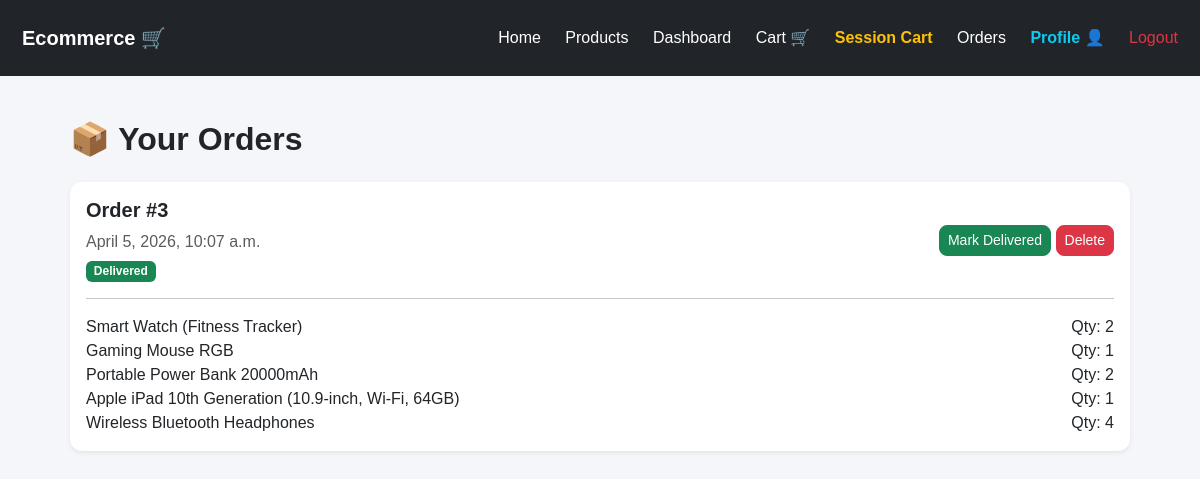
Page /orders/ (signed in) on the committed database.
### shop/models.py (models this page shows, shortened)
class Order(models.Model):
    STATUS_CHOICES = [
        ('Pending', 'Pending'),
        ('Shipped', 'Shipped'),
        ('Delivered', 'Delivered'),
    ]
    user = models.ForeignKey(User, on_delete=models.CASCADE)
    order_date = models.DateTimeField(auto_now_add=True)
    complete = models.BooleanField(default=False)
    status = models.CharField(max_length=20, choices=STATUS_CHOICES, default='Pending')

class OrderItem(models.Model):
    order = models.ForeignKey(Order, on_delete=models.CASCADE, related_name='items')
    product = models.ForeignKey(Product, on_delete=models.CASCADE)
    quantity = models.IntegerField()

class Product(models.Model):
    name = models.CharField(max_length=100)
    description = models.TextField()
    price = models.DecimalField(max_digits=10, decimal_places=2)
    stock = models.IntegerField()

### shop/views.py (the view)
# urls.py: path('orders/', views.order_list, name='orders'),
@login_required
def order_list(request):
    orders = Order.objects.filter(user=request.user)
    return render(request, 'orders.html', {'orders': orders})

### shop/templates/orders.html
{% extends 'base.html' %}
{% block content %}
<h2 class="mb-4 fw-bold">📦 Your Orders</h2>
{% for order in orders %}
<div class="card shadow-sm mb-4 p-3">
    <div class="d-flex justify-content-between align-items-center">
        <div>
            <h5 class="fw-bold">Order #{{ order.id }}</h5>
            <p class="text-muted mb-1">{{ order.order_date }}</p>
            <span class="badge
                {% if order.status == 'Pending' %}bg-warning
                {% elif order.status == 'Shipped' %}bg-info
                {% else %}bg-success{% endif %}">
                {{ order.status }}
            </span>
        </div>
        <div>
            <a href="{% url 'update_order' order.id %}"
               class="btn btn-sm btn-success">
               Mark Delivered
            </a>
            <a href="{% url 'delete_order' order.id %}"
               class="btn btn-sm btn-danger">
               Delete
            </a>
        </div>
    </div>
    <hr>
    {% for item in order.items.all %}
        <div class="d-flex justify-content-between">
            <span>{{ item.product.name }}</span>
            <span>Qty: {{ item.quantity }}</span>
        </div>
    {% empty %}
        <p>No items</p>
    {% endfor %}
</div>
{% empty %}
<div class="text-center mt-5">
    <h5>No orders yet 😕</h5>
</div>
{% endfor %}
{% endblock %}

### shop/templates/base.html (style rules this page uses)
body { font-family: Arial; background: #f4f6f9; }
.card { border: none; border-radius: 12px; background: white; box-shadow: 0 6px 18px rgba(0,0,0,0.08); transition: 0.3s; }
.btn { border-radius: 8px; }

### rows in the picture
Order: id "3", order_date "April 5, 2026, 10:07 a.m.", status "Delivered"
OrderItem: product.name "Smart Watch (Fitness Tracker)", quantity "2"
OrderItem: product.name "Gaming Mouse RGB", quantity "1"
OrderItem: product.name "Portable Power Bank 20000mAh", quantity "2"
OrderItem: product.name "Apple iPad 10th Generation (10.9-inch, Wi-Fi, 64GB)", quantity "1"
OrderItem: product.name "Wireless Bluetooth Headphones", quantity "4"
